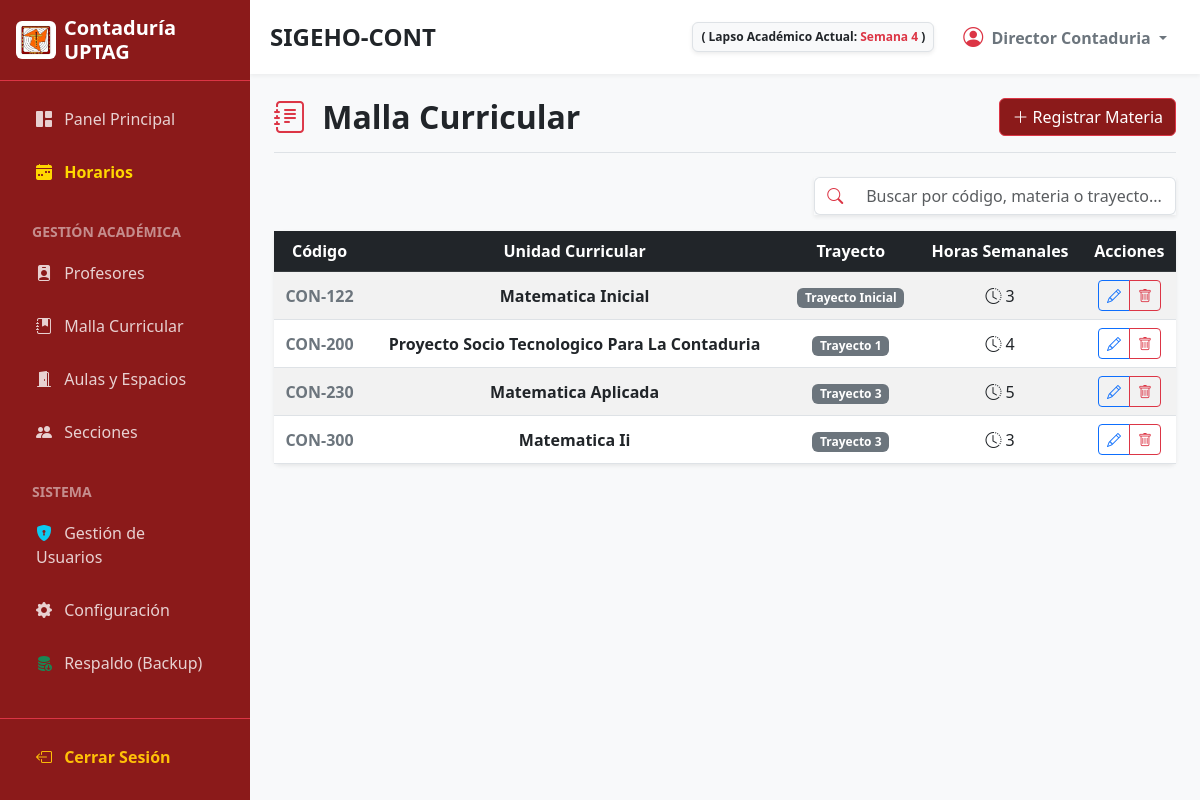
Page /modules/materias/index.php (signed in) on the committed database.
### tables this page shows
CREATE TABLE `configuracion` (
  `id` int(11) NOT NULL,
  `parametro` varchar(100) NOT NULL,
  `valor` varchar(255) NOT NULL
);

CREATE TABLE `materias` (
  `id` int(11) NOT NULL,
  `codigo` varchar(20) NOT NULL,
  `nombre` varchar(100) NOT NULL,
  `trayecto` int(11) NOT NULL,
  `horas_semanales` int(11) NOT NULL
);

### modules/materias/index.php (the view, shortened to what this page needs)
<?php
require '../../config/db.php';
$ruta = '../../';
include '../../includes/header.php';
$sql = "SELECT * FROM materias ORDER BY trayecto ASC, nombre ASC";
$stmt = $conn->query($sql);
$materias = $stmt->fetchAll(PDO::FETCH_ASSOC);
$es_admin = (isset($_SESSION['rol']) && strtolower($_SESSION['rol']) == 'administrador');
?>
<div class="d-flex justify-content-between align-items-center mb-4 border-bottom pb-3">
    <h2 class="fw-bold mb-0"><i class="bi bi-journal-text text-danger me-2"></i> Malla Curricular</h2>
    <?php if($es_admin): ?>
        <a href="nuevo.php" class="btn btn-danger" style="background-color: #8B1A1A;" aria-label="Registrar nueva materia">
            <i class="bi bi-plus-lg"></i> Registrar Materia
        </a>
    <?php endif; ?>
</div>
<div class="row mb-3 area-no-imprimir">
    <div class="col-md-5 ms-auto">
        <div class="input-group shadow-sm">
            <span class="input-group-text bg-white border-end-0 text-danger">
                <i class="bi bi-search"></i>
            </span>
            <input type="text" id="buscadorGeneral" class="form-control border-start-0" placeholder="Buscar por código, materia o trayecto..." aria-label="Buscar en la malla curricular">
        </div>
    </div>
</div>
<div class="card shadow-sm border-0">
    <div class="card-body p-0">
        <div class="table-responsive">
            <table class="table table-hover table-striped mb-0 align-middle text-center">
                <thead class="table-dark" style="background-color: #343a40;">
                    <tr>
                        <th>Código</th>
                        <th>Unidad Curricular</th>
                        <th>Trayecto</th>
                        <th>Horas Semanales</th>
                        <?php if($es_admin): ?>
                            <th>Acciones</th>
                        <?php endif; ?>
                    </tr>
                </thead>
                <tbody>
                    <?php foreach($materias as $m): ?>
                    <tr>
                        <td class="fw-bold text-secondary"><?php echo htmlspecialchars($m['codigo']); ?></td>
                        <td class="fw-bold text-dark"><?php echo htmlspecialchars($m['nombre']); ?></td>
                        <td>
                            <span class="badge bg-secondary">
                                <?php echo ($m['trayecto'] == 0) ? 'Trayecto Inicial' : 'Trayecto ' . $m['trayecto']; ?>
                            </span>
                        </td>
                        <td><i class="bi bi-clock-history me-1"></i><?php echo $m['horas_semanales']; ?></td>
                        <?php if($es_admin): ?>
                        <td>
                            <div class="btn-group">
                                <a href="editar.php?id=<?php echo $m['id']; ?>" class="btn btn-sm btn-outline-primary" aria-label="Editar materia <?php echo htmlspecialchars($m['nombre']); ?>" title="Editar"><i class="bi bi-pencil"></i></a>
                                <a href="eliminar.php?id=<?php echo $m['id']; ?>" class="btn btn-sm btn-outline-danger" onclick="return confirm('¿Borrar materia?');" aria-label="Eliminar materia <?php echo htmlspecialchars($m['nombre']); ?>" title="Eliminar"><i class="bi bi-trash"></i></a>
                            </div>
                        </td>
                        <?php endif; ?>
                    </tr>
                    <?php endforeach; ?>
                </tbody>
            </table>
        </div>
    </div>
</div>
<?php include '../../includes/footer.php'; ?>

### includes/header.php (shortened to what this page needs)
<?php
$rol_usuario = isset($_SESSION['rol']) ? strtolower($_SESSION['rol']) : '';
$semana_texto = "Sin configurar";
if (isset($conn)) {
    try {
        $stmt_conf = $conn->query("SELECT valor FROM configuracion WHERE parametro = 'fecha_inicio_lapso'");
        if ($stmt_conf) {
            $fecha_inicio_db = $stmt_conf->fetchColumn();
            if ($fecha_inicio_db) {
                $inicio_lapso = new DateTime($fecha_inicio_db);
                $inicio_lapso->setTime(0, 0, 0);
                $hoy = new DateTime();
                $hoy->setTime(0, 0, 0);
                if ($hoy >= $inicio_lapso) {
                    $diff = $inicio_lapso->diff($hoy);
                    $semana_num = floor($diff->days / 7) + 1;
                    if ($semana_num > 12) {
                        $semana_texto = "Trimestre Finalizado";
                    } else {
                        $semana_texto = "Semana " . $semana_num;
                    }
                } else {
                    $semana_texto = "Por iniciar";
                }
            }
        }
    } catch(PDOException $e) {
    }
}
?>
<!DOCTYPE html>
<html lang="es">
<head>
    <link href="https://cdn.jsdelivr.net/npm/bootstrap@5.3.0/dist/css/bootstrap.min.css" rel="stylesheet">
    <link rel="stylesheet" href="https://cdn.jsdelivr.net/npm/bootstrap-icons@1.10.5/font/bootstrap-icons.css">
    <link rel="stylesheet" href="<?php echo $ruta; ?>assets/css/estilos.css">
</head>
<body>
<div class="d-flex">
    <div id="sidebar" class="d-flex flex-column area-no-imprimir">
        <div class="p-3 d-flex align-items-center border-bottom border-danger">
            <img src="<?php echo $ruta; ?>assets/img/logo_conta.jpeg" alt="Logo" width="40" class="rounded me-2 bg-white p-1">
            <h5 class="mb-0 fw-bold">Contaduría UPTAG</h5>
        </div>
        <div class="p-3 flex-grow-1">
            <ul class="nav flex-column gap-1">
                <li class="nav-item">
                    <a href="<?php echo $ruta; ?>dashboard.php" class="nav-link"><i class="bi bi-grid-1x2-fill me-2"></i> Panel Principal</a>
                </li>
                <li class="nav-item">
                    <a href="<?php echo $ruta; ?>modules/horarios/index.php" class="nav-link fw-bold" style="color: #ffd700;"><i class="bi bi-calendar-week-fill me-2"></i> Horarios</a>
                </li>
                <li class="nav-item mt-3 mb-1"><small class="text-white-50 fw-bold px-3">GESTIÓN ACADÉMICA</small></li>
                <li class="nav-item"><a href="<?php echo $ruta; ?>modules/profesores/index.php" class="nav-link"><i class="bi bi-person-badge-fill me-2"></i> Profesores</a></li>
                <li class="nav-item"><a href="<?php echo $ruta; ?>modules/materias/index.php" class="nav-link"><i class="bi bi-journal-bookmark-fill me-2"></i> Malla Curricular</a></li>
                <li class="nav-item"><a href="<?php echo $ruta; ?>modules/aulas/index.php" class="nav-link"><i class="bi bi-door-open-fill me-2"></i> Aulas y Espacios</a></li>
                <li class="nav-item"><a href="<?php echo $ruta; ?>modules/secciones/index.php" class="nav-link"><i class="bi bi-people-fill me-2"></i> Secciones</a></li>
                <?php if($rol_usuario == 'administrador'): ?>
                <li class="nav-item mt-3 mb-1"><small class="text-white-50 fw-bold px-3">SISTEMA</small></li>
                <li class="nav-item"><a href="<?php echo $ruta; ?>modules/usuarios/index.php" class="nav-link"><i class="bi bi-shield-lock-fill text-info me-2"></i> Gestión de Usuarios</a></li>
                <li class="nav-item"><a href="<?php echo $ruta; ?>configuracion.php" class="nav-link"><i class="bi bi-gear-fill me-2"></i> Configuración</a></li>
                <li class="nav-item"><a href="<?php echo $ruta; ?>backup.php" class="nav-link"><i class="bi bi-database-fill-down text-success me-2"></i> Respaldo (Backup)</a></li>
                <?php endif; ?>
            </ul>
        </div>
        <div class="p-3 border-top border-danger">
            <a href="<?php echo $ruta; ?>logout.php" class="nav-link text-warning fw-bold"><i class="bi bi-box-arrow-left me-2"></i> Cerrar Sesión</a>
        </div>
    </div>
    <div id="main-content" class="d-flex flex-column bg-light vh-100 overflow-hidden">
        <nav class="top-navbar d-flex justify-content-between align-items-center area-no-imprimir">
            <div class="d-flex align-items-center">
                <h4 class="mb-0 fw-bold text-dark">SIGEHO-CONT</h4>
            </div>
            <div class="d-flex align-items-center gap-3">
                <span class="badge bg-light text-dark border p-2 shadow-sm d-none d-md-inline">
                    ( Lapso Académico Actual: <span class="text-danger"><?php echo $semana_texto; ?></span> )
                </span>
                <div class="dropdown">
                    <button class="btn btn-white dropdown-toggle fw-bold text-secondary" type="button" data-bs-toggle="dropdown">
                        <i class="bi bi-person-circle text-danger fs-5 me-1"></i> <?php echo isset($_SESSION['nombre']) ? htmlspecialchars($_SESSION['nombre']) : 'Usuario'; ?>
                    </button>
                </div>
            </div>
        </nav>
        <div class="p-4 flex-grow-1 overflow-auto">

### assets/css/estilos.css (style rules this page uses)
body { background-color: #f4f6f9; }
body { font-family: 'Segoe UI', Tahoma, Geneva, Verdana, sans-serif; background-color: #f8f9fa; overflow-x: hidden; }
#sidebar { min-width: 250px; max-width: 250px; min-height: 100vh; background-color: #8B1A1A; color: white; transition: all 0.3s; }
#sidebar .nav-link { color: rgba(255,255,255,0.8); padding: 10px 20px; margin-bottom: 5px; border-radius: 5px; transition: all 0.3s; font-weight: 500; }
#main-content { transition: all 0.3s; width: 100%; }
.top-navbar { background-color: white; box-shadow: 0 2px 4px rgba(0,0,0,0.05); padding: 15px 20px; }

### rows in the picture
configuracion: valor "Semana 4"
materias: codigo "CON-122", nombre "Matematica Inicial", trayecto "Trayecto Inicial", horas_semanales "3"
materias: codigo "CON-200", nombre "Proyecto Socio Tecnologico Para La Contaduria", trayecto "1", horas_semanales "4"
materias: codigo "CON-230", nombre "Matematica Aplicada", trayecto "3", horas_semanales "5"
materias: codigo "CON-300", nombre "Matematica Ii", trayecto "3", horas_semanales "3"

### other values in the picture
$_SESSION['nombre'] "Director Contaduria"
